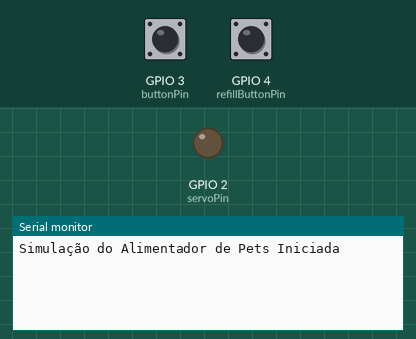
The sketch below on a simulated ESP32-S2. Shown: output pins drawn as LEDs (lit = HIGH), the last lines printed to the serial monitor. The test bench sets the inputs (shaded band); at power-on: GPIO 3 (buttonPin) HIGH, GPIO 4 (refillButtonPin) HIGH.

Above: at 1.2 s.
1.3 s: GPIO 3 (buttonPin) pulled LOW for 0.15 s
At 1.6 s:
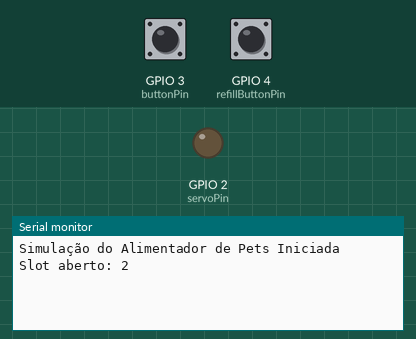
2.9 s: GPIO 4 (refillButtonPin) pulled LOW for 0.15 s
At 4.1 s:
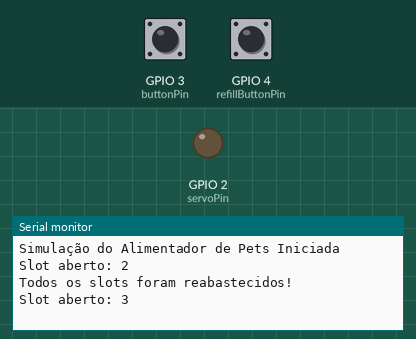

The sketch:

sketch.ino
```cpp
const int servoPin = 2; // Usando o pino 2 como saída
const int feedDuration = 2000; // Duração do fornecimento de alimento em milissegundos
const int buttonPin = 3; // Pino do botão para alternar slots
const int refillButtonPin = 4; // Pino do botão para reabastecer os slots
bool feeding = false;
int foodLevel[4] = {5, 5, 5, 5}; // Níveis de ração para 4 slots
bool slotActive[4] = {true, true, true, true}; // Atividade dos slots (se pode ser aberto ou não)
int currentSlot = 0; // Slot atual que está sendo alimentado
unsigned long lastFeedTime = 0; // Tempo da última alimentação
const unsigned long feedInterval = 180000; // Tempo de intervalo para teste (5 horas)
unsigned long lastSlotChangeTime = 0; // Tempo da última troca de slot
bool buttonPressed = false; // Estado do botão de troca de slot
bool refillButtonPressed = false; // Estado do botão de reabastecimento
unsigned long lastDebounceTime = 0;
const unsigned long debounceDelay = 50; // Debounce de 50ms

void setup() {
    pinMode(servoPin, OUTPUT); // Define o pino do servo como saída
    pinMode(buttonPin, INPUT_PULLUP); // Define o pino do botão de troca de slot como entrada com pull-up
    pinMode(refillButtonPin, INPUT_PULLUP); // Define o pino do botão de reabastecimento como entrada com pull-up
    Serial.begin(115200);
    Serial.println("Simulação do Alimentador de Pets Iniciada");
}

// Função para verificar se todos os slots estão vazios
bool allSlotsEmpty() {
    for (int i = 0; i < 4; i++) {
        if (foodLevel[i] > 0) {
            return false; // Se qualquer slot tiver ração, retorna falso
        }
    }
    return true; // Se todos os slots estiverem vazios, retorna verdadeiro
}

void loop() {
    unsigned long currentMillis = millis();

    // Verifica se o botão de reabastecimento foi pressionado com debounce
    int refillButtonState = digitalRead(refillButtonPin);
    if (refillButtonState == LOW) {
        if ((currentMillis - lastDebounceTime) > debounceDelay && !refillButtonPressed) {
            refillSlots();
            refillButtonPressed = true;
            lastDebounceTime = currentMillis;
        }
    } else {
        refillButtonPressed = false; // Reseta o estado do botão de reabastecimento
    }

    // Verifica se todos os slots estão vazios
    if (!allSlotsEmpty()) {
        // Troca de slot a cada intervalo definido, mas só para slots com ração
        if (currentMillis - lastSlotChangeTime >= feedInterval) {
            changeSlot();
        }

        // Verifica se o botão de troca de slot foi pressionado com debounce
        int buttonState = digitalRead(buttonPin);
        if (buttonState == LOW) {
            if ((currentMillis - lastDebounceTime) > debounceDelay && !buttonPressed) {
                changeSlot();
                buttonPressed = true;
                lastDebounceTime = currentMillis;
            }
        } else {
            buttonPressed = false; // Reseta o estado do botão de troca de slot
        }

        // Simula a alimentação automaticamente a cada intervalo
        if (currentMillis - lastFeedTime >= feedInterval && !feeding) {
            autoFeed(); // Tenta alimentar automaticamente
        }
    } else {
        Serial.println("Todos os slots estão vazios. Reabasteça para continuar.");
    }
}


// Função para reabastecer os slots de ração
void refillSlots() {
    for (int i = 0; i < 4; i++) {
        foodLevel[i] = 5; // Reabastece todos os slots com 5 unidades de ração
        slotActive[i] = true; // Ativa novamente todos os slots
    }
    Serial.println("Todos os slots foram reabastecidos!");
    lastSlotChangeTime = millis(); // Reseta o tempo de troca de slot
}

void changeSlot() {
    int nextSlot;

    // Procura o próximo slot ativo com ração
    do {
        nextSlot = (currentSlot + 1) % 4;
    } while (!slotActive[nextSlot]);

    currentSlot = nextSlot;
    Serial.print("Slot aberto: ");
    Serial.println(currentSlot + 1); // Exibe o slot aberto (1 a 4)
    lastSlotChangeTime = millis(); // Atualiza o tempo da última troca de slot
}

void autoFeed() {
    if (foodLevel[currentSlot] > 0 && !feeding) {
        feeding = true;
        Serial.print("Alimentando o Pet no slot ");
        Serial.println(currentSlot + 1); // Exibe o slot atual

        // Simula a ação do servo motor ligando e desligando o pino
        digitalWrite(servoPin, HIGH); // Simula abrir o dispenser
        delay(feedDuration); // Mantém ligado por 2 segundos
        digitalWrite(servoPin, LOW); // Simula fechar o dispenser

        foodLevel[currentSlot]--; // Reduz o nível de ração do slot atual
        Serial.print("Alimentação Completa! Nível de ração restante no slot ");
        Serial.println(foodLevel[currentSlot]);

        // Desativa o slot se a ração acabar
        if (foodLevel[currentSlot] <= 0) {
          slotActive[currentSlot] = false;
          Serial.print("Slot ");
          Serial.print(currentSlot + 1);
          Serial.println(" está sem ração.");
        }

        lastFeedTime = millis(); // Atualiza o tempo da última alimentação
        feeding = false;
      } else if (foodLevel[currentSlot] <= 0) {
          Serial.println("Nível de ração baixo no slot! Reabasteça.");
      }
}
```

Measured:
- after the input at 1.3 s, the serial monitor: prints a new line at once (image 1)
- after the input at 2.9 s, the serial monitor: prints a new line at once (image 2)
